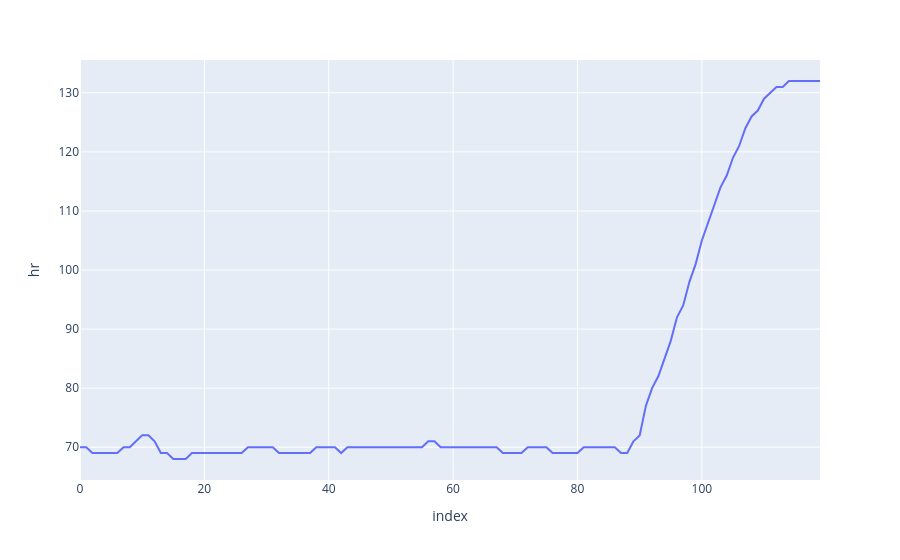

Here is the notebook cell this chart was saved with:
### Code cell
px.line(hr_data, y = "hr")

### Figure 1 — Plotly figure (JSON) as saved in the notebook; plotly's stock layout.template omitted (floating-point values rounded to 4 significant figures)
{"data": [{"hovertemplate": "index=%{x}<br>hr=%{y}<extra></extra>", "legendgroup": "", "line": {"color": "#636efa", "dash": "solid"}, "marker": {"symbol": "circle"}, "mode": "lines", "name": "", "orientation": "v", "showlegend": false, "type": "scatter", "x": [0, 1, 2, 3, 4, 5, 6, 7, 8, 9, 10, 11, 12, 13, 14, 15, 16, 17, 18, 19, 20, 21, 22, 23, 24, 25, 26, 27, 28, 29, 30, 31, 32, 33, 34, 35, 36, 37, 38, 39, 40, 41, 42, 43, 44, 45, 46, 47, 48, 49, 50, 51, 52, 53, 54, 55, 56, 57, 58, 59, 60, 61, 62, 63, 64, 65, 66, 67, 68, 69, 70, 71, 72, 73, 74, 75, 76, 77, 78, 79, 80, 81, 82, 83, 84, 85, 86, 87, 88, 89, 90, 91, 92, 93, 94, 95, 96, 97, 98, 99, 100, 101, 102, 103, 104, 105, 106, 107, 108, 109, 110, 111, 112, 113, 114, 115, 116, 117, 118, 119], "xaxis": "x", "y": [70, 70, 69, 69, 69, 69, 69, 70, 70, 71, 72, 72, 71, 69, 69, 68, 68, 68, 69, 69, 69, 69, 69, 69, 69, 69, 69, 70, 70, 70, 70, 70, 69, 69, 69, 69, 69, 69, 70, 70, 70, 70, 69, 70, 70, 70, 70, 70, 70, 70, 70, 70, 70, 70, 70, 70, 71, 71, 70, 70, 70, 70, 70, 70, 70, 70, 70, 70, 69, 69, 69, 69, 70, 70, 70, 70, 69, 69, 69, 69, 69, 70, 70, 70, 70, 70, 70, 69, 69, 71, 72, 77, 80, 82, 85, 88, 92, 94, 98, 101, 105, 108, 111, 114, 116, 119, 121, 124, 126, 127, 129, 130, 131, 131, 132, 132, 132, 132, 132, 132], "yaxis": "y"}], "layout": {"legend": {"tracegroupgap": 0}, "margin": {"t": 60}, "xaxis": {"anchor": "y", "domain": [0, 1], "title": {"text": "index"}}, "yaxis": {"anchor": "x", "domain": [0, 1], "title": {"text": "hr"}}}}
